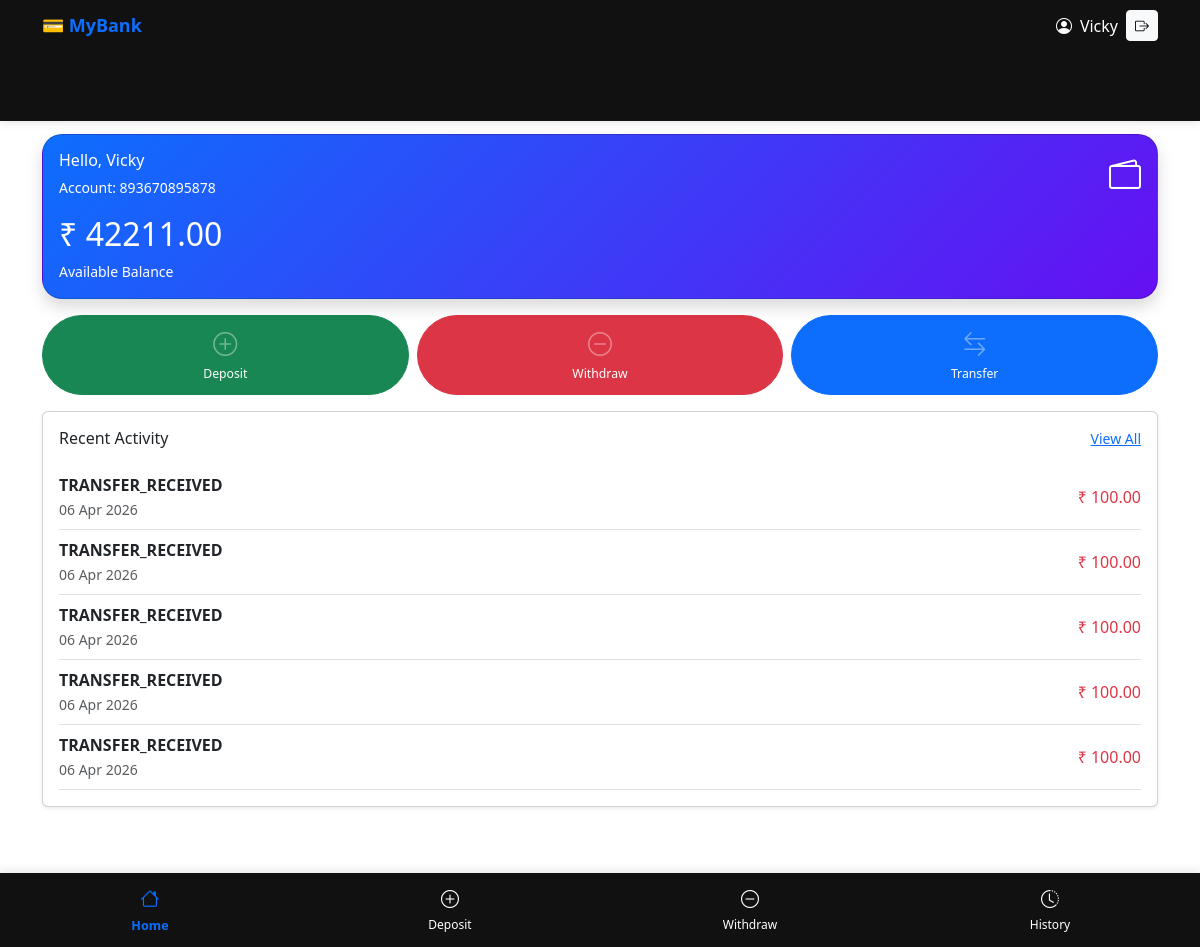
Screenshot of / (signed in) with the database file from the repository.
### accounts/models.py (models this page shows, shortened)
class Account(models.Model):
    user = models.OneToOneField(User, on_delete=models.CASCADE)
    account_number = models.CharField(max_length=12, unique=True)
    balance = models.DecimalField(max_digits=10, decimal_places=2, default=0)
    created_at = models.DateTimeField(auto_now_add=True)

class Transaction(models.Model):
    TRANSACTION_TYPE = (
        ('DEPOSIT', 'Deposit'),
        ('WITHDRAW', 'Withdraw'),
        ('TRANSFER_SENT', 'Transfer Sent'),
        ('TRANSFER_RECEIVED', 'Transfer Received'),
    )
    account = models.ForeignKey(
        Account,
        on_delete=models.CASCADE,
        related_name='transactions'
    )
    sender = models.ForeignKey(
        Account,
        on_delete=models.SET_NULL,
        null=True,
        blank=True,
        related_name='sent_transactions'
    )
    receiver = models.ForeignKey(
        Account,
        on_delete=models.SET_NULL,
        null=True,
        blank=True,
        related_name='received_transactions'
    )
    amount = models.DecimalField(
        max_digits=10,
        decimal_places=2
    )
    transaction_type = models.CharField(
        max_length=20,
        choices=TRANSACTION_TYPE
    )
    timestamp = models.DateTimeField(auto_now_add=True)
    class Meta:
        ordering = ['-timestamp']  # latest first

### accounts/views.py (the view)
# urls.py: path('', views.dashboard, name='dashboard'),
@login_required
def dashboard(request):
    account = Account.objects.get(user=request.user)
    print("DASHBOARD ACCOUNT ID:", account.id)
    print("DASHBOARD BALANCE:", account.balance)
    transactions = Transaction.objects.filter(account=account).order_by('-timestamp')[:5]
    return render(request, 'dashboard.html', {
        'account': account,
        'transactions': transactions
    })

### accounts/templates/dashboard.html (shortened to what this page needs)
{% extends 'base.html' %}
{% load static %}
{% block content %}
<div class="card balance-card shadow mb-3 p-3">
    <div class="d-flex justify-content-between align-items-center">
        <div>
            <h6 class="mb-1">Hello, {{ request.user.username }}</h6>
            <small>Account: {{ account.account_number }}</small>
        </div>
        <i class="bi bi-wallet2 fs-2"></i>
    </div>
    <h2 class="mt-3">₹ {{ account.balance }}</h2>
    <small>Available Balance</small>
</div>
<div class="row text-center mb-3 g-2">
    <div class="col-4">
        <a href="/deposit/" class="btn btn-success w-100 rounded-pill action-btn">
            <i class="bi bi-plus-circle fs-4 d-block"></i>
            <small>Deposit</small>
        </a>
    </div>
    <div class="col-4">
        <a href="/withdraw/" class="btn btn-danger w-100 rounded-pill action-btn">
            <i class="bi bi-dash-circle fs-4 d-block"></i>
            <small>Withdraw</small>
        </a>
    </div>
    <div class="col-4">
        <a href="/transfer/" class="btn btn-primary w-100 rounded-pill action-btn">
            <i class="bi bi-arrow-left-right fs-4 d-block"></i>
            <small>Transfer</small>
        </a>
    </div>
</div>
<div class="card shadow-sm">
    <div class="card-body">
        <div class="d-flex justify-content-between align-items-center mb-3">
            <h6 class="mb-0">Recent Activity</h6>
            <a href="/history/" class="small text-primary">View All</a>
        </div>
        {% for t in transactions %}
        <div class="transaction-item d-flex justify-content-between align-items-center border-bottom py-2">
            <div>
                <strong>{{ t.transaction_type }}</strong>
                <br>
                <small class="text-muted">
                    {{ t.timestamp|date:"d M Y" }}
                </small>
            </div>
            <div class="{% if t.transaction_type == 'DEPOSIT' %}text-success{% else %}text-danger{% endif %}">
                ₹ {{ t.amount }}
            </div>
        </div>
        {% empty %}
        <p class="text-center text-muted">No transactions yet</p>
        {% endfor %}
    </div>
</div>
{% endblock %}

### accounts/templates/base.html (shortened to what this page needs)
{% load static %}
<!doctype html>
<html lang="en">
  <head>
    <link rel="stylesheet" href="{% static 'css/style.css' %}" />
    <link
      href="https://cdn.jsdelivr.net/npm/bootstrap@5.3.0/dist/css/bootstrap.min.css"
      rel="stylesheet"
    />
    <link
      href="https://cdn.jsdelivr.net/npm/bootstrap-icons/font/bootstrap-icons.css"
      rel="stylesheet"
    />
  </head>
  <body>
    <nav class="top-navbar">
      <div class="container d-flex justify-content-between align-items-center">
        <div class="logo">💳 MyBank</div>
        <div class="d-flex align-items-center gap-2">
          <i class="bi bi-person-circle"></i>
          <span>{{ request.user.username }}</span>
          <form method="POST" action="{% url 'logout' %}">
            <button type="submit" class="btn btn-sm btn-light">
              <i class="bi bi-box-arrow-right"></i>
            </button>
          </form>
        </div>
      </div>
    </nav>
    <nav class="navbar navbar-dark bg-primary px-3">
      <span class="navbar-brand h5">  MyBank </span>
    </nav>
    <div class="container mt-3">{% block content %} {% endblock %}</div>
    <nav class="bottom-nav">
      <a href="/" class="nav-item">
        <i class="bi bi-house"></i>
        <span>Home</span>
      </a>
      <a href="/deposit/" class="nav-item">
        <i class="bi bi-plus-circle"></i>
        <span>Deposit</span>
      </a>
      <a href="/withdraw/" class="nav-item">
        <i class="bi bi-dash-circle"></i>
        <span>Withdraw</span>
      </a>
      <a href="/history/" class="nav-item">
        <i class="bi bi-clock-history"></i>
        <span>History</span>
      </a>
    </nav>
  </body>
</html>

### accounts/static/css/style.css (style rules this page uses)
body { background: #f4f6f9; font-family: 'Segoe UI', sans-serif; }
* { transition: all 0.2s ease-in-out; }
.card { border-radius: 16px; border: none; }
.balance-card { background: linear-gradient(135deg, #673ab7, #512da8); color: white; border-radius: 18px; padding: 20px; }
.action-btn { padding: 10px; font-size: 14px; border-radius: 20px; }
.bottom-nav { position: fixed; bottom: 0; left: 0; width: 100%; background: #ffffff; display: flex; justify-content: space-around; align-items: center; padding: 10px 0; box-shadow: 0 -2px 10px rgba(0,0,0,0.1); z-index: 1000; }
.nav-item { text-align: center; color: #666; text-decoration: none; font-size: 12px; flex: 1; }
.nav-item i { font-size: 20px; display: block; margin-bottom: 3px; }
.nav-item:hover, .nav-item.active { color: #0d6efd; }
.nav-item.active { font-weight: bold; }
body { padding-bottom: 70px; }
.top-navbar { position: fixed; top: 0; width: 100%; background: white; padding: 10px 0; box-shadow: 0 2px 8px rgba(0,0,0,0.1); z-index: 1000; }
.top-navbar .logo { font-weight: bold; font-size: 18px; color: #0d6efd; }
.bottom-nav { position: fixed; bottom: 0; width: 100%; background: white; display: flex; justify-content: space-around; align-items: center; padding: 8px 0; box-shadow: 0 -2px 10px rgba(0,0,0,0.1); z-index: 1000; }
.nav-item { text-align: center; color: #777; text-decoration: none; font-size: 12px; flex: 1; padding: 5px; }
.nav-item i { font-size: 20px; display: block; }
.nav-item:hover, .nav-item.active { color: #0d6efd; transform: scale(1.05); }
.nav-item.active span { font-weight: bold; }
body { padding-top: 60px; padding-bottom: 70px; background: #f4f6f9; }
body { background: #f4f6f9; }
.card { border-radius: 15px; border: none; }
.text-danger { color: #dc3545 !important; }
.container { max-width: 700px; }
.text-center i { opacity: 0.4; }

### accounts/templates/base.html (style rules this page uses)
body { overflow-x: hidden; margin: 0; }
.top-navbar { background: #111; color: white; padding: 10px 0; }
.logo { font-size: 18px; font-weight: bold; }
.bottom-nav { display: flex; justify-content: space-around; align-items: center; position: fixed; bottom: 0; width: 100%; background: #111; padding: 8px 0; z-index: 999; }
.bottom-nav .nav-item { color: white; text-align: center; font-size: 12px; text-decoration: none; }
.bottom-nav i { font-size: 18px; display: block; }
.bottom-nav .active { color: #0d6efd; }
.container { padding-bottom: 70px; }

### accounts/templates/dashboard.html (style rules this page uses)
.balance-card { border-radius: 20px; background: linear-gradient(135deg, #0d6efd, #6610f2); color: white; }
.action-btn { padding: 10px; font-size: 14px; transition: 0.3s; }
.transaction-item { transition: 0.3s; }

### rows the page displays
Account: account_number "893670895878", balance "42211.00"
Transaction: transaction_type "TRANSFER_RECEIVED", timestamp "06 Apr 2026", amount "100.00"
Transaction: transaction_type "TRANSFER_RECEIVED", timestamp "06 Apr 2026", amount "100.00"
Transaction: transaction_type "TRANSFER_RECEIVED", timestamp "06 Apr 2026", amount "100.00"
Transaction: transaction_type "TRANSFER_RECEIVED", timestamp "06 Apr 2026", amount "100.00"
Transaction: transaction_type "TRANSFER_RECEIVED", timestamp "06 Apr 2026", amount "100.00"

### other values shown
{{ request.user.username }} "Vicky"
